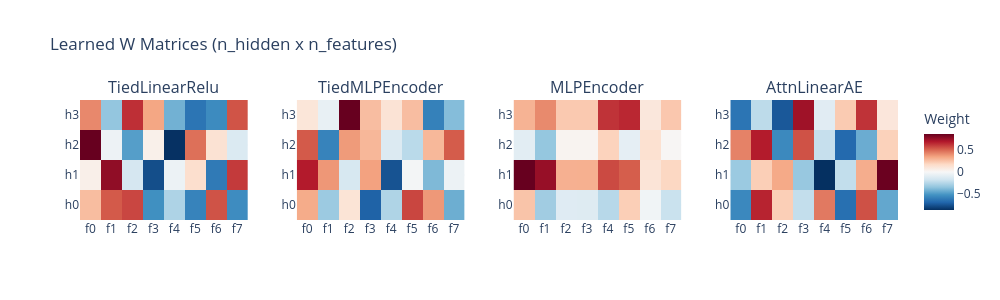

The notebook cell saved with this chart:
### Markdown cell above
## W Matrix Visualization

The W matrix (n_hidden x n_features) is the learned feature embedding.
Each column is a feature's direction in the hidden space. Comparing
these across architectures reveals whether they discover the same
or different geometric arrangements.

### Code cell
# -- Heatmaps of W matrices --

fig_w = make_subplots(
    rows=1,
    cols=4,
    subplot_titles=list(models_sparse.keys()),
    horizontal_spacing=0.06,
)

for col_idx, (name, tm) in enumerate(models_sparse.items(), 1):
    W = tm.W.cpu().numpy()
    fig_w.add_trace(
        go.Heatmap(
            z=W,
            x=[f"f{i}" for i in range(N_FEATURES)],
            y=[f"h{i}" for i in range(N_HIDDEN)],
            colorscale="RdBu_r",
            zmid=0,
            showscale=(col_idx == 4),
            colorbar=dict(title="Weight") if col_idx == 4 else None,
        ),
        row=1,
        col=col_idx,
    )

fig_w.update_layout(
    title="Learned W Matrices (n_hidden x n_features)",
    template="plotly_white",
    height=300,
    width=1000,
)
fig_w.show()

### Figure 1 — Plotly figure (JSON) as saved in the notebook; plotly's stock layout.template omitted (floating-point values rounded to 4 significant figures)
{"data": [{"colorscale": [[0.0, "rgb(5,48,97)"], [0.1, "rgb(33,102,172)"], [0.2, "rgb(67,147,195)"], [0.3, "rgb(146,197,222)"], [0.4, "rgb(209,229,240)"], [0.5, "rgb(247,247,247)"], [0.6, "rgb(253,219,199)"], [0.7, "rgb(244,165,130)"], [0.8, "rgb(214,96,77)"], [0.9, "rgb(178,24,43)"], [1.0, "rgb(103,0,31)"]], "showscale": false, "type": "heatmap", "x": ["f0", "f1", "f2", "f3", "f4", "f5", "f6", "f7"], "xaxis": "x", "y": ["h0", "h1", "h2", "h3"], "yaxis": "y", "z": [[0.2718, 0.5373, 0.5863, -0.5363, -0.2713, -0.5842, 0.5546, -0.5495], [0.0508, 0.7764, -0.1508, -0.7761, -0.04942, 0.1498, -0.6192, 0.6154], [0.8716, -0.04644, -0.4842, 0.04665, -0.8676, 0.4824, 0.1298, -0.1299], [0.4208, -0.3426, 0.6405, 0.3425, -0.4187, -0.6388, -0.5547, 0.5516]], "zmid": 0}, {"colorscale": [[0.0, "rgb(5,48,97)"], [0.1, "rgb(33,102,172)"], [0.2, "rgb(67,147,195)"], [0.3, "rgb(146,197,222)"], [0.4, "rgb(209,229,240)"], [0.5, "rgb(247,247,247)"], [0.6, "rgb(253,219,199)"], [0.7, "rgb(244,165,130)"], [0.8, "rgb(214,96,77)"], [0.9, "rgb(178,24,43)"], [1.0, "rgb(103,0,31)"]], "showscale": false, "type": "heatmap", "x": ["f0", "f1", "f2", "f3", "f4", "f5", "f6", "f7"], "xaxis": "x2", "y": ["h0", "h1", "h2", "h3"], "yaxis": "y2", "z": [[0.4153, -0.4078, 0.154, -0.8981, -0.3416, 0.7448, 0.4828, -0.5455], [0.8787, 0.4862, -0.1876, 0.4525, -0.9625, -0.02605, -0.4964, -0.06184], [0.6822, -0.7444, 0.4755, 0.3688, -0.1556, -0.3004, 0.3654, 0.677], [0.1365, -0.08975, 1.106, 0.3432, 0.1571, 0.3434, -0.7515, -0.4779]], "zmid": 0}, {"colorscale": [[0.0, "rgb(5,48,97)"], [0.1, "rgb(33,102,172)"], [0.2, "rgb(67,147,195)"], [0.3, "rgb(146,197,222)"], [0.4, "rgb(209,229,240)"], [0.5, "rgb(247,247,247)"], [0.6, "rgb(253,219,199)"], [0.7, "rgb(244,165,130)"], [0.8, "rgb(214,96,77)"], [0.9, "rgb(178,24,43)"], [1.0, "rgb(103,0,31)"]], "showscale": false, "type": "heatmap", "x": ["f0", "f1", "f2", "f3", "f4", "f5", "f6", "f7"], "xaxis": "x3", "y": ["h0", "h1", "h2", "h3"], "yaxis": "y3", "z": [[0.5099, -0.6279, -0.2272, -0.2313, -0.5003, 0.4366, -0.06772, -0.3932], [1.778, 1.552, 0.636, 0.6364, 1.177, 1.077, 0.2402, 0.3765], [-0.2007, -0.6925, 0.05235, 0.04947, 0.4083, -0.171, 0.2783, 0.01939], [0.618, 0.8495, 0.4726, 0.4719, 1.29, 1.347, 0.2037, 0.4844]], "zmid": 0}, {"colorbar": {"title": {"text": "Weight"}}, "colorscale": [[0.0, "rgb(5,48,97)"], [0.1, "rgb(33,102,172)"], [0.2, "rgb(67,147,195)"], [0.3, "rgb(146,197,222)"], [0.4, "rgb(209,229,240)"], [0.5, "rgb(247,247,247)"], [0.6, "rgb(253,219,199)"], [0.7, "rgb(244,165,130)"], [0.8, "rgb(214,96,77)"], [0.9, "rgb(178,24,43)"], [1.0, "rgb(103,0,31)"]], "showscale": true, "type": "heatmap", "x": ["f0", "f1", "f2", "f3", "f4", "f5", "f6", "f7"], "xaxis": "x4", "y": ["h0", "h1", "h2", "h3"], "yaxis": "y4", "z": [[-0.5534, 0.6582, 0.2104, -0.2079, 0.4497, -0.6469, 0.5487, -0.4444], [-0.3173, 0.2098, 0.3261, -0.326, -0.8543, -0.2105, 0.3155, 0.8463], [0.4279, 0.6772, -0.5491, 0.5468, -0.2012, -0.6664, -0.4264, 0.1994], [-0.6256, -0.2238, -0.7265, 0.7256, -0.1005, 0.2221, 0.6201, 0.1008]], "zmid": 0}], "layout": {"annotations": [{"font": {"size": 16}, "showarrow": false, "text": "TiedLinearRelu", "x": 0.1025, "xanchor": "center", "xref": "paper", "y": 1.0, "yanchor": "bottom", "yref": "paper"}, {"font": {"size": 16}, "showarrow": false, "text": "TiedMLPEncoder", "x": 0.3675, "xanchor": "center", "xref": "paper", "y": 1.0, "yanchor": "bottom", "yref": "paper"}, {"font": {"size": 16}, "showarrow": false, "text": "MLPEncoder", "x": 0.6325, "xanchor": "center", "xref": "paper", "y": 1.0, "yanchor": "bottom", "yref": "paper"}, {"font": {"size": 16}, "showarrow": false, "text": "AttnLinearAE", "x": 0.8975, "xanchor": "center", "xref": "paper", "y": 1.0, "yanchor": "bottom", "yref": "paper"}], "height": 300, "title": {"text": "Learned W Matrices (n_hidden x n_features)"}, "width": 1000, "xaxis": {"anchor": "y", "domain": [0.0, 0.205]}, "xaxis2": {"anchor": "y2", "domain": [0.265, 0.47]}, "xaxis3": {"anchor": "y3", "domain": [0.53, 0.735]}, "xaxis4": {"anchor": "y4", "domain": [0.795, 1.0]}, "yaxis": {"anchor": "x", "domain": [0.0, 1.0]}, "yaxis2": {"anchor": "x2", "domain": [0.0, 1.0]}, "yaxis3": {"anchor": "x3", "domain": [0.0, 1.0]}, "yaxis4": {"anchor": "x4", "domain": [0.0, 1.0]}}}
